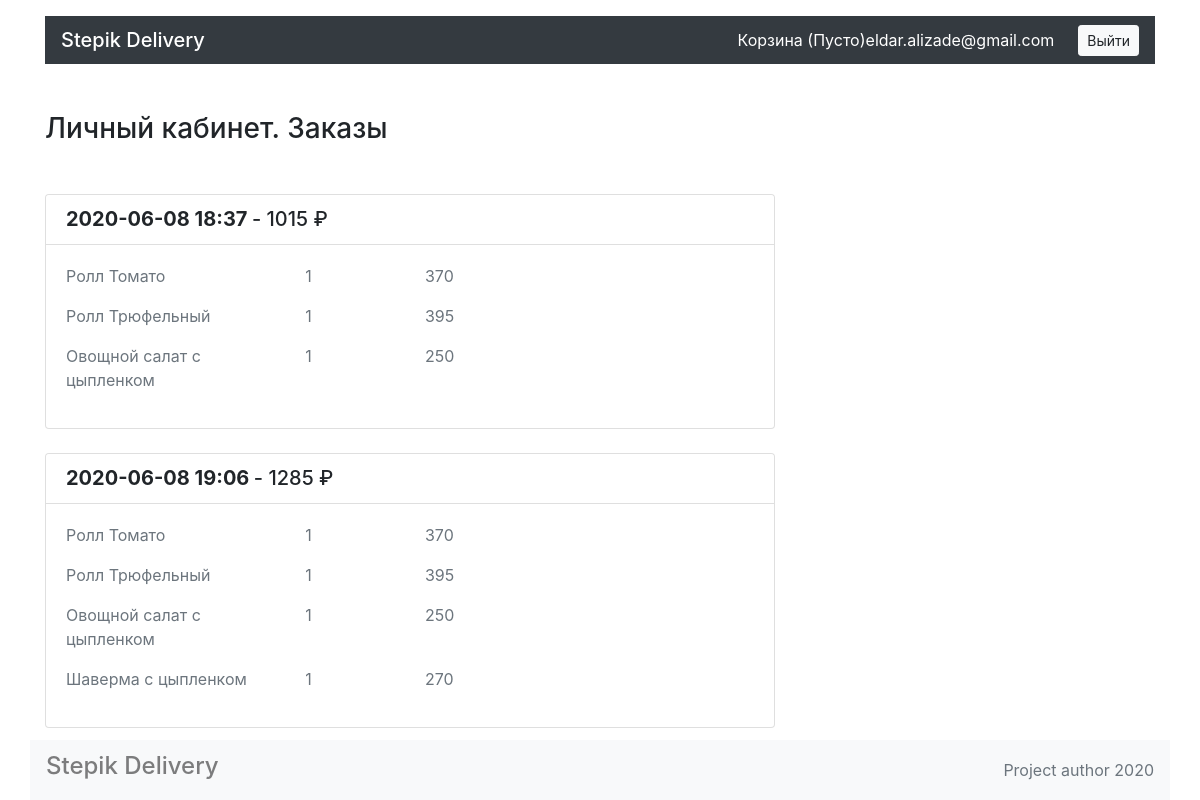
Page /account/ (signed in) on the committed database.
### models.py (models this page shows)
class User(db.Model, UserMixin):
    __tablename__ = 'user'
    id = db.Column(db.Integer, primary_key=True)
    email = db.Column(db.String, unique=True)
    password = db.Column(db.String)
    active = db.Column(db.Boolean)
    roles = db.relationship('Role', secondary=roles_users, backref='user',)
    orders = db.relationship('Order', backref='user')

class Order(db.Model):
    __tablename__ = 'order'
    id = db.Column(db.Integer, primary_key=True)
    date = db.Column(db.String)
    total = db.Column(db.Integer)
    status = db.Column(db.String)
    phone = db.Column(db.String)
    address = db.Column(db.String)
    meals_list = db.relationship('Meal', secondary=meal_order_asso, backref='order')
    user_id = db.Column(db.Integer, db.ForeignKey('user.id', ondelete='CASCADE'))

class Meal(db.Model):
    __tablename__ = 'meal'
    id = db.Column(db.Integer, primary_key=True)
    title = db.Column(db.String)
    price = db.Column(db.Integer)
    desc = db.Column(db.String)
    pic = db.Column(db.String)
    category_id = db.Column(db.Integer, db.ForeignKey('category.id', ondelete='CASCADE'))

### account/account.py (the view)
@account.route('', methods=['GET', 'POST'])
def account_render():
    user = db.session.query(User).get(current_user.id)
    if user.orders:
        order_list = []
        for order in user.orders:
            elem = {'order_id': order.id, 'order_total': order.total, 'order_date': order.date}
            elem['meals_list'] = []
            for meal in order.meals_list:
                elem['meals_list'].append({'id':meal.id, 'title': meal.title, 'price': meal.price})
            order_list.append(elem)
    return render_template('account.html', order_list=order_list)

### app.py (called while the page is built, shortened)
@app.context_processor
def menu_cart():
    return dict(menu_cart='Пусто')

### account/templates/account.html
{% extends 'base.html' %} {% block body %}
  <main class="container">
    <section class="row">
      <div class="col-12 col-lg-8">
        <h1 class="h3 my-5">Личный кабинет. Заказы</h1>
       {% for order in order_list %}
        <div class="mt-4 card">
          <ul class="list-group list-group-flush">
            <li class="list-group-item">
              <div class="row">
                <div class="col-7 col-lg-9">
                  <span class="h5 font-weight-bold">{{ order.order_date }}</span>
                  <span class="h5">- {{order.order_total}} ₽</span>
                </div>
              </div>
            </li>
            <div class="card-body">
              <div class="row">
                {% for meal in order.meals_list %}
                <p class="col-4 text-muted">{{ meal.title }}</p>
                <p class="col-2 text-muted"> 1</p>
                <p class="col-6 text-muted"> {{ meal.price }} </p>
                {% endfor %}
            </div>
          </ul>
        </div>
        {% endfor %}
      </div>
    </section>
  </main>
{% endblock %}

### templates/base.html (shortened to what this page needs)
<!DOCTYPE html>
<html lang="ru">
<head>
  <link rel="stylesheet" href="https://stackpath.bootstrapcdn.com/bootstrap/4.3.1/css/bootstrap.min.css">
  <link rel="stylesheet" href="{{ url_for('static', filename='css/style.css') }}">
</head>
<body>
<header class="container mt-3">
    <nav class="py-1 navbar navbar-dark bg-dark">
      <ul class="navbar-nav mr-auto mt-2 mt-lg-0">
        <p class=" h5 my-2 text-white bg-dark">Stepik Delivery</p>
      </ul>
      <p class="my-2 text-white bg-dark ">Корзина ({{ menu_cart }}) </p>
      {% if current_user.is_authenticated %}
      <p class="my-2 text-white bg-dark "> {{ current_user.email }}  </p>
      <a href="{{ url_for('security.logout') }}" class="btn btn-light btn-sm ml-4">Выйти</a>
      {% else %}
      <a href="{{ url_for('security.login') }}" class="btn btn-warning btn-sm ml-4">Войти</a>
      {% endif %}
    </nav>
  </header>
{% block body %}
{% endblock %}
  <footer class="footer">
    <nav class="container navbar navbar-light bg-light">
      <ul class="navbar-nav mr-auto">
        <p class="h4 nav-link">Stepik Delivery</p>
      </ul>
      <a class="text-muted" href="#">Project author 2020</a>
    </nav>
  </footer>
</body>
</html>

### static/css/style.css (style rules this page uses)
html { position: relative; min-height: 100%; }
body { margin-bottom: 60px; }
.footer { position: absolute; bottom: 0; width: 100%; height: 60px; line-height: 60px; }
.navbar { padding-top: 0; padding-bottom: 0; }

### rows in the picture
User: email "eldar.alizade@gmail.com"
Order: order_date "2020-06-08 18:37", order_total "1015"
Meal: title "Ролл Томато", price "370"
Meal: title "Ролл Трюфельный", price "395"
Meal: title "Овощной салат с цыпленком", price "250"
Order: order_date "2020-06-08 19:06", order_total "1285"
Meal: title "Шаверма с цыпленком", price "270"

### other values in the picture
{{ menu_cart }} "Пусто"
